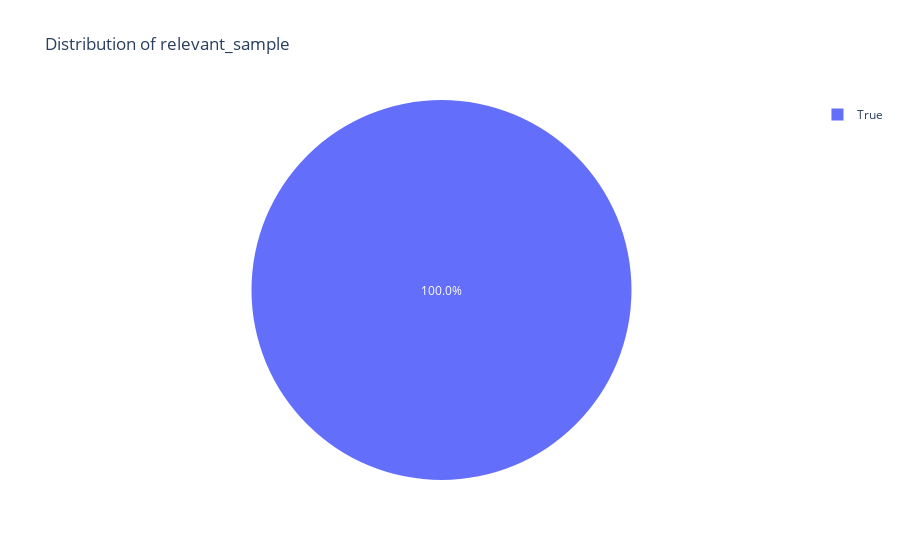
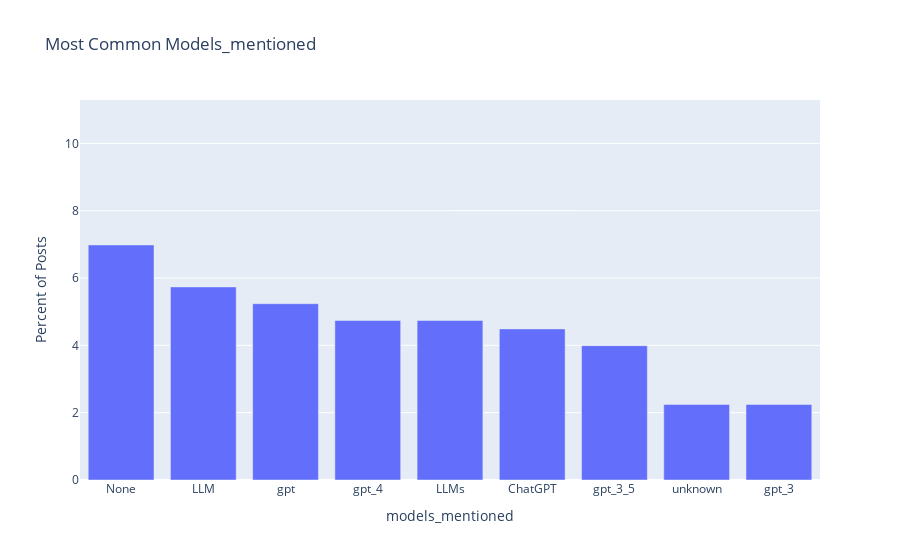
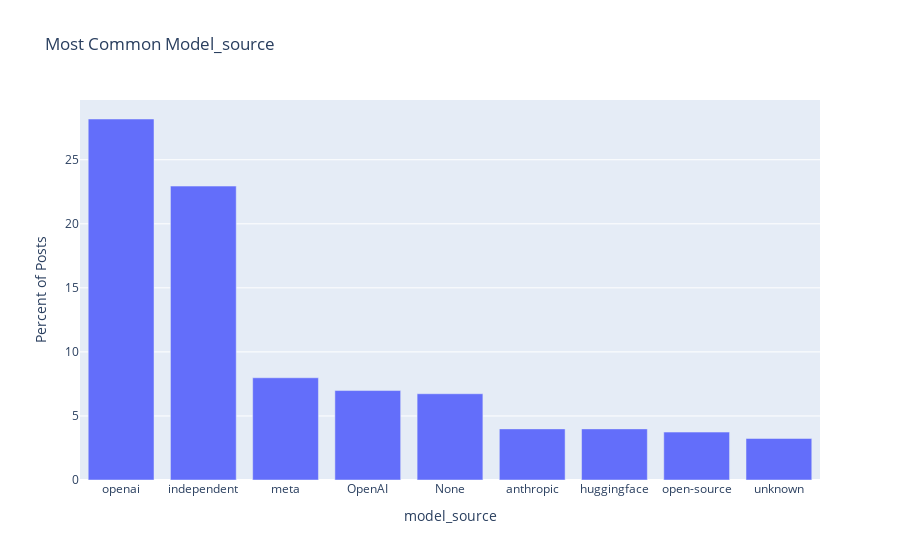
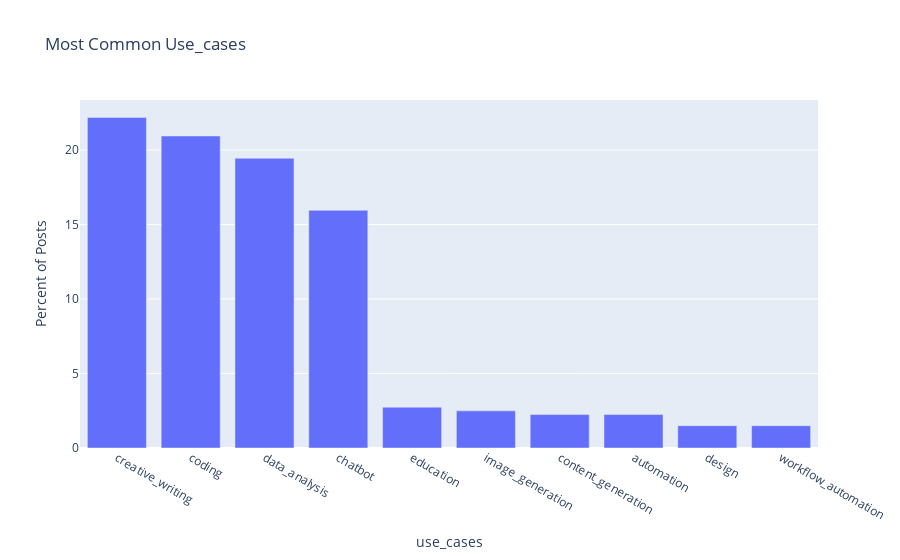

The code cell stored with these charts, in order, in its notebook:
### Code cell
# Simple plots are created automatically by vizualizer
viz = visualizer.Visualization(samples, FIELDS)
viz.plot_all_fields(show_examples=True)
viz.show_samples(n=3, extra_fields=['sentiment','use_cases'])
viz.plot_by_time('created_utc', "Posts Over Time")
# viz.plot_group_comparison('subreddit', 'sentiment', agg='mean')
# viz.plot_correlation(['sentiment'])

### Figure 1 — Plotly figure (JSON) as saved in the notebook; plotly's stock layout.template omitted (floating-point values rounded to 4 significant figures)
{"data": [{"domain": {"x": [0, 1], "y": [0, 1]}, "hovertemplate": "label=%{label}<br>value=%{value}<extra></extra>", "labels": ["True"], "legendgroup": "", "name": "", "showlegend": true, "texttemplate": "%{value:.1f}%", "type": "pie", "values": [100]}], "layout": {"legend": {"tracegroupgap": 0}, "title": {"text": "Distribution of relevant_sample"}}}

### Figure 2 — Plotly figure (JSON) as saved in the notebook; plotly's stock layout.template omitted (floating-point values rounded to 4 significant figures)
{"data": [{"alignmentgroup": "True", "hovertemplate": "models_mentioned=%{x}<br>percent=%{y}<extra></extra>", "legendgroup": "", "marker": {"color": "#636efa", "pattern": {"shape": ""}}, "name": "", "offsetgroup": "", "orientation": "v", "showlegend": false, "textposition": "auto", "type": "bar", "x": [null, "None", "LLM", "gpt", "gpt_4", "LLMs", "ChatGPT", "gpt_3_5", "unknown", "gpt_3"], "xaxis": "x", "y": [10.72, 6.983, 5.736, 5.237, 4.738, 4.738, 4.489, 3.99, 2.244, 2.244], "yaxis": "y"}], "layout": {"barmode": "relative", "legend": {"tracegroupgap": 0}, "title": {"text": "Most Common Models_mentioned"}, "xaxis": {"anchor": "y", "domain": [0, 1], "title": {"text": "models_mentioned"}}, "yaxis": {"anchor": "x", "domain": [0, 1], "title": {"text": "Percent of Posts"}}}}

### Figure 3 — Plotly figure (JSON) as saved in the notebook; plotly's stock layout.template omitted (floating-point values rounded to 4 significant figures)
{"data": [{"alignmentgroup": "True", "hovertemplate": "model_source=%{x}<br>percent=%{y}<extra></extra>", "legendgroup": "", "marker": {"color": "#636efa", "pattern": {"shape": ""}}, "name": "", "offsetgroup": "", "orientation": "v", "showlegend": false, "textposition": "auto", "type": "bar", "x": ["openai", "independent", null, "meta", "OpenAI", "None", "anthropic", "huggingface", "open-source", "unknown"], "xaxis": "x", "y": [28.18, 22.94, 9.476, 7.98, 6.983, 6.733, 3.99, 3.99, 3.741, 3.242], "yaxis": "y"}], "layout": {"barmode": "relative", "legend": {"tracegroupgap": 0}, "title": {"text": "Most Common Model_source"}, "xaxis": {"anchor": "y", "domain": [0, 1], "title": {"text": "model_source"}}, "yaxis": {"anchor": "x", "domain": [0, 1], "title": {"text": "Percent of Posts"}}}}

### Figure 4 — Plotly figure (JSON) as saved in the notebook; plotly's stock layout.template omitted (floating-point values rounded to 4 significant figures)
{"data": [{"alignmentgroup": "True", "hovertemplate": "use_cases=%{x}<br>percent=%{y}<extra></extra>", "legendgroup": "", "marker": {"color": "#636efa", "pattern": {"shape": ""}}, "name": "", "offsetgroup": "", "orientation": "v", "showlegend": false, "textposition": "auto", "type": "bar", "x": ["creative_writing", "coding", "data_analysis", "chatbot", "education", "image_generation", "content_generation", "automation", "design", "workflow_automation"], "xaxis": "x", "y": [22.19, 20.95, 19.45, 15.96, 2.743, 2.494, 2.244, 2.244, 1.496, 1.496], "yaxis": "y"}], "layout": {"barmode": "relative", "legend": {"tracegroupgap": 0}, "title": {"text": "Most Common Use_cases"}, "xaxis": {"anchor": "y", "domain": [0, 1], "title": {"text": "use_cases"}}, "yaxis": {"anchor": "x", "domain": [0, 1], "title": {"text": "Percent of Posts"}}}}
